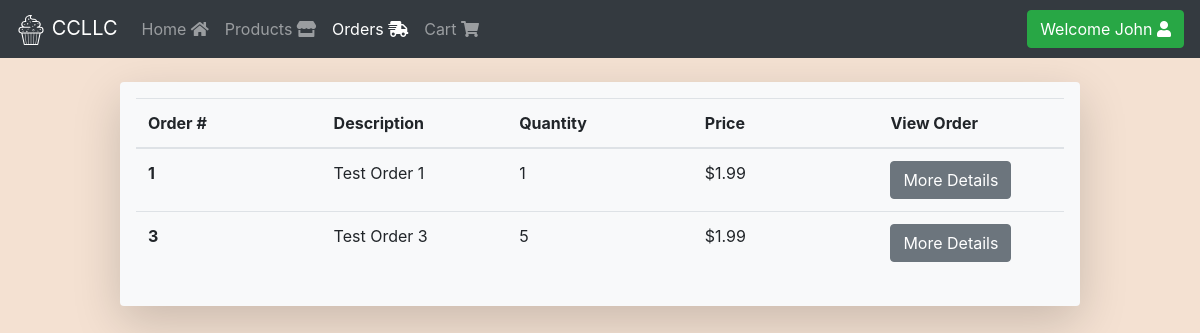
The app's page /orders.php (signed in) with its own data.
### tables this page shows
CREATE TABLE orderTest (
  order_id int(10) NOT NULL AUTO_INCREMENT,
  description varchar(100) NOT NULL,
  quantity int(10) NOT NULL,
  price decimal(8,2) NOT NULL,
  customer_id int,
  PRIMARY KEY (order_id),
  FOREIGN KEY (customer_id) REFERENCES Customer(customer_id)
);

### src/backend/db.php (called while the page is built, shortened)
<?php
class db{
  private $servername = "172.17.0.1";
  private $username = "webuser";
  private $userpass = "webpass";
  private $dbname = "ism452";
  private $conn;
  private function initConnection(){
    $this->conn = new mysqli($this->servername, $this->username, $this->userpass, $this->dbname);
  }
  public function queryDatabase($sqlStatement){
    $result = $this->conn->query($sqlStatement);
    return $result;
  }
}
?>

### src/orders.php (the view, shortened to what this page needs)
<!DOCTYPE html>
<html lang="en" dir="ltr">
  <head>
    <link rel="stylesheet" href="https://stackpath.bootstrapcdn.com/bootstrap/4.3.1/css/bootstrap.min.css">
    <link rel="stylesheet" href="https://use.fontawesome.com/releases/v5.7.2/css/all.css">
    <link rel="stylesheet" href="/css/master.css">
  </head>
  <body>
    <?php
    include 'backend/navbar.php';
    ?>
    <br>
    <div class="container-fluid shadow-lg p-3 mb-5 bg-light rounded">
      <table class="table">
        <thead>
          <tr>
            <th scope="col">Order #</th>
            <th scope="col">Description</th>
            <th scope="col">Quantity</th>
            <th scope="col">Price</th>
            <th scope="col">View Order</th>
          </tr>
        </thead>
        <tbody>
          <?php
          include 'backend/db.php';
          $dbConn = new db;
          $sql = "SELECT * FROM orderTest WHERE customer_id = ".$_COOKIE['id'];
          $result = $dbConn->queryDatabase($sql);
          if ($result->num_rows > 0) {
            while($row = $result->fetch_assoc()) {
              echo '<tr>
                      <th scope="row">'.$row["order_id"].'</th>
                      <td>'.$row["description"].'</td>
                      <td>'.$row["quantity"].'</td>
                      <td>$'.$row["price"].'</td>
                      <td><a class="btn btn-secondary" href="#">More Details</a></td>
                    </tr>';
            }
          }
          ?>
        </tbody>
      </table>
    </div>
  </body>
</html>

### src/css/master.css (style rules this page uses)
body { background-color: #f4e1d2; }
table { table-layout: fixed; }
.container-fluid { max-width: 80% !important; }

### records on screen
ordertest: order_id "1", description "Test Order 1", quantity "1", price "1.99"
ordertest: order_id "3", description "Test Order 3", quantity "5", price "1.99"

### other values on screen
$_COOKIE["user"] "John"
